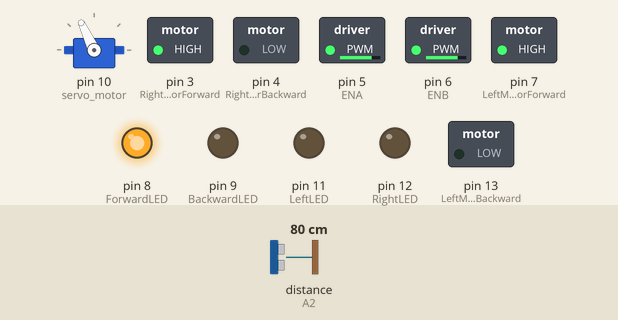
Recording of a sketch running on a simulated Arduino Uno, built with avr-gcc and run on an emulated ATmega328P. Shown: servo, switched loads named in the sketch (green lamp = pin HIGH), output pins drawn as LEDs (lit = HIGH). The test bench sets the inputs (shaded band); at power-on: distance to the obstacle (sensor on A2) 80 cm. The echo pulse lasts 58.3 µs per cm.

Above: at 3.9 s.
4.0 s: distance to the obstacle (sensor on A2) set to 49 cm
5.5 s: distance to the obstacle (sensor on A2) set to 41 cm
At 7.1 s:
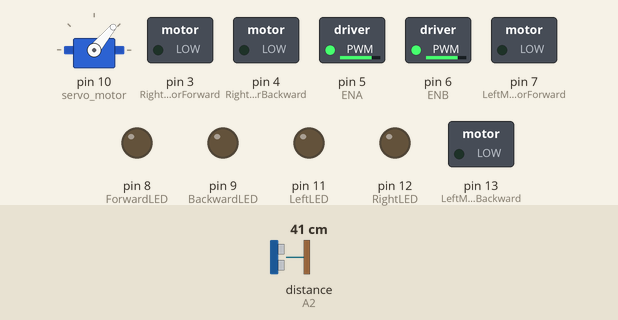
8.5 s: distance to the obstacle (sensor on A2) set to 60 cm
At 8.56 s:
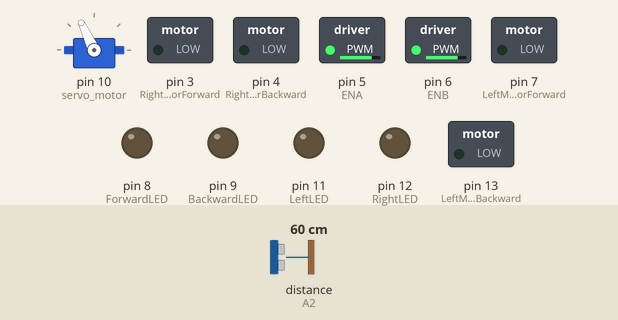
10.1 s: distance to the obstacle (sensor on A2) set to 2 cm
At 10.74 s:
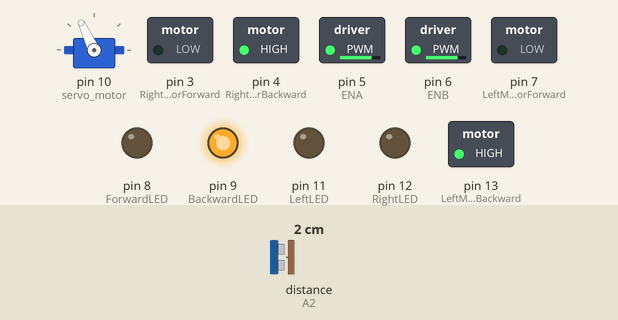
Timing chart, 0 to 14.1 s (numbered marks = the images above; inputs shaded):
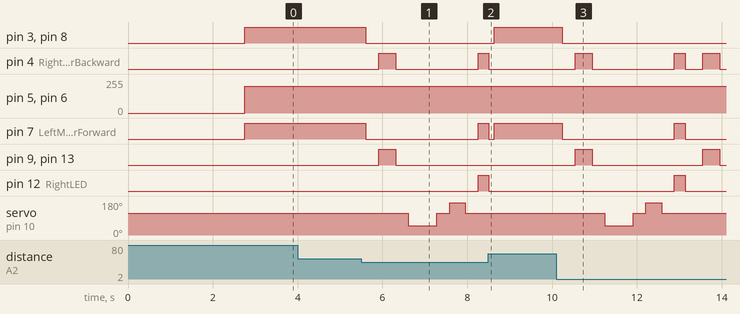

The sketch:

obstacleavoider.ino
```cpp
#include <Servo.h>          //Servo motor library. This is standard library //Robot Lk
#include <NewPing.h>        //Ultrasonic sensor function library. You must install this library //Robot Lk
//Robot Lk YouTube Channel-https://www.youtube.com/c/RobotLk
//our L298N control pins
const int LeftMotorForward = 7;
const int LeftMotorBackward = 13;
const int RightMotorForward = 3;
const int RightMotorBackward = 4;
const int ENA = 5;
const int ENB = 6;
#define Maxspeed 200
//LED Robot Lk
const int ForwardLED = 8;
const int BackwardLED = 9;
const int LeftLED = 11;
const int RightLED = 12;
//modification by Sayak
//sensor pins
#define trig_pin A1 //analog input 1
#define echo_pin A2 //analog input 2

#define maximum_distance 200
boolean goesForward = false;
int distance = 100;

NewPing sonar(trig_pin, echo_pin, maximum_distance); //sensor function
Servo servo_motor; //our servo name

//Robot Lk
void setup(){

  pinMode(RightMotorForward, OUTPUT);
  pinMode(LeftMotorForward, OUTPUT);
  pinMode(RightMotorBackward, OUTPUT);
  pinMode(LeftMotorBackward, OUTPUT);
  pinMode(ForwardLED, OUTPUT);//Robot Lk
  pinMode(BackwardLED, OUTPUT);//Robot Lk
  pinMode(LeftLED, OUTPUT);//Robot Lk
  pinMode( RightLED, OUTPUT);
  pinMode(ENA,OUTPUT);
  pinMode(ENB,OUTPUT);
  servo_motor.attach(10); //our servo pin

  servo_motor.write(115);
  delay(2000);
  distance = readPing();
  delay(100);
  distance = readPing();
  delay(100);
  distance = readPing();
  delay(100);
  distance = readPing();
  delay(100);
}

void loop(){

  int distanceRight = 0;
  int distanceLeft = 0;
  delay(50);

  if (distance <= 45){
    moveStop();
    delay(300);
    moveBackward();
    delay(400);
    moveStop();
    delay(300);
    distanceRight = lookRight();
    delay(300);
    distanceLeft = lookLeft();
    delay(300);

    if (distance >= distanceLeft){
      turnRight();
      moveStop();
    }
    else{
      turnLeft();
      moveStop();
    }
  }
  else{
    moveForward();
  }
    distance = readPing();
}

int lookRight(){


  servo_motor.write(50);
  delay(500);
  int distance = readPing();
  delay(100);
  servo_motor.write(115);
  return distance;
}

int lookLeft(){

  servo_motor.write(170);
  delay(200);
  int distance = readPing();
  delay(100);
  servo_motor.write(115);
  return distance;
  delay(100);
}

int readPing(){
  delay(70);
  int cm = sonar.ping_cm();
  if (cm==0){
    cm=250;
  }
  return cm;
}

void moveStop(){

  digitalWrite(RightMotorForward, LOW);
  digitalWrite(LeftMotorForward, LOW);
  digitalWrite(RightMotorBackward, LOW);
  digitalWrite(LeftMotorBackward, LOW);
   digitalWrite(ForwardLED, LOW);
  digitalWrite(BackwardLED, LOW);
  digitalWrite(LeftLED, LOW);
  digitalWrite(RightLED, LOW);
}

void moveForward(){

  if(!goesForward){

    goesForward=true;

    digitalWrite(LeftMotorForward, HIGH);
    digitalWrite(RightMotorForward, HIGH);

    digitalWrite(LeftMotorBackward, LOW);
    digitalWrite(RightMotorBackward, LOW);

     analogWrite(ENA,Maxspeed);
     analogWrite(ENB,Maxspeed);

    digitalWrite(ForwardLED, HIGH);//Robot Lk//Robot Lk

  }
}

void moveBackward(){

  goesForward=false;

  digitalWrite(LeftMotorBackward, HIGH);
  digitalWrite(RightMotorBackward, HIGH);

  digitalWrite(LeftMotorForward, LOW);
  digitalWrite(RightMotorForward, LOW);

 digitalWrite(BackwardLED, HIGH);//Robot Lk

}


void turnRight(){

  digitalWrite(RightLED, HIGH);


  digitalWrite(LeftMotorForward, HIGH);
  digitalWrite(RightMotorBackward, HIGH);

  digitalWrite(LeftMotorBackward, LOW);
  digitalWrite(RightMotorForward, LOW);

  delay(250);

  digitalWrite(LeftMotorForward, HIGH);
  digitalWrite(RightMotorForward, HIGH);

  digitalWrite(LeftMotorBackward, LOW);
  digitalWrite(RightMotorBackward, LOW);


}

void turnLeft(){

  digitalWrite(LeftLED, HIGH);

  digitalWrite(LeftMotorBackward, HIGH);
  digitalWrite(RightMotorForward, HIGH);

  digitalWrite(LeftMotorForward, LOW);
  digitalWrite(RightMotorBackward, LOW);

  delay(250);

  digitalWrite(LeftMotorForward, HIGH);
  digitalWrite(RightMotorForward, HIGH);

  digitalWrite(LeftMotorBackward, LOW);
  digitalWrite(RightMotorBackward, LOW);
}
```

Measured:
- the behaviour switches between 45 and 44 cm on distance to the obstacle (sensor on A2) (found by bisection; images 0 and 1)
- after the input at 4.0 s, every drawn part: stays the same
- after the input at 5.5 s, pin 3 (RightMotorForward): HIGH → LOW after 0.11 s; pin 4 (RightMotorBackward): LOW → HIGH after 0.41 s, → LOW 0.40 s later, → HIGH 1.9 s later
- after the input at 8.5 s, pin 3 (RightMotorForward): LOW → HIGH after 0.13 s; pin 4 (RightMotorBackward): goes on until 8.5 s, then stays LOW
- after the input at 10.1 s, pin 3 (RightMotorForward): HIGH → LOW after 0.14 s; pin 4 (RightMotorBackward): goes HIGH 0.40 s, LOW 1.9 s, HIGH 0.25 s, LOW 0.42 s, HIGH 0.40 s, then LOW, starting after 0.44 s
